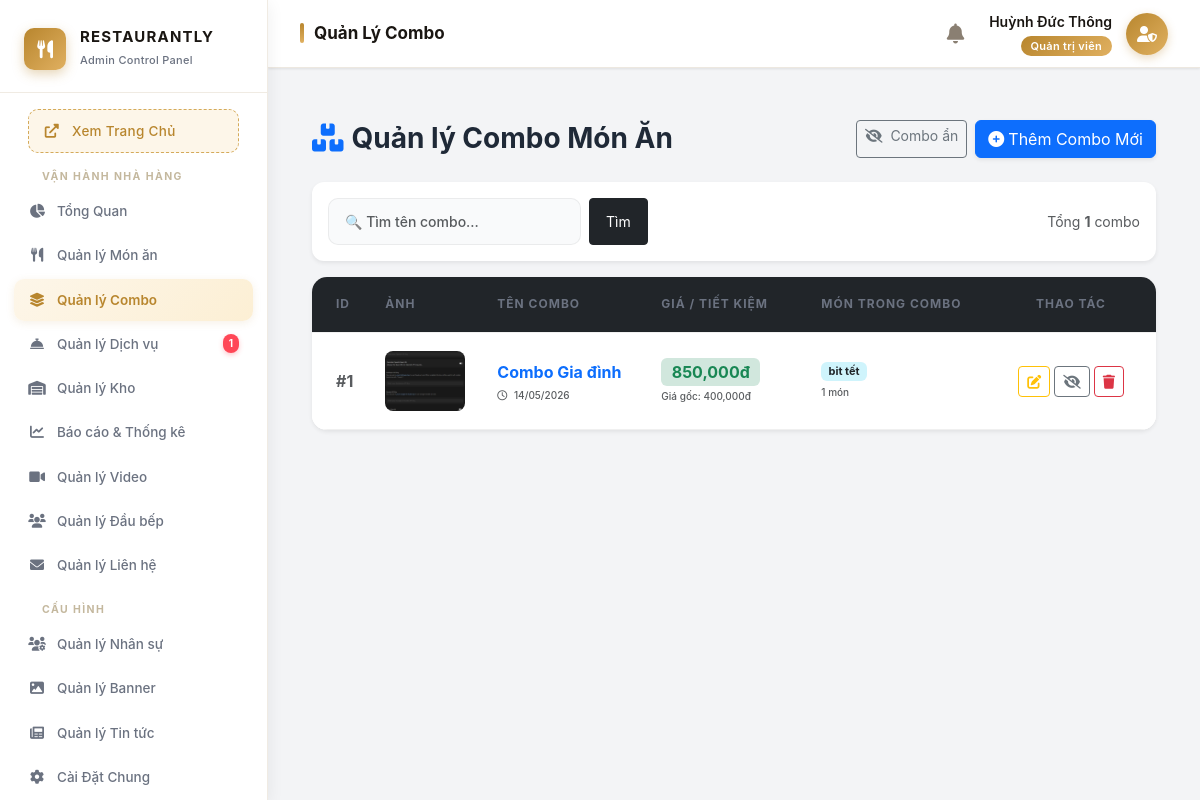
Page /admin/controllers/ComboController.php (signed in) on the earlier database version.
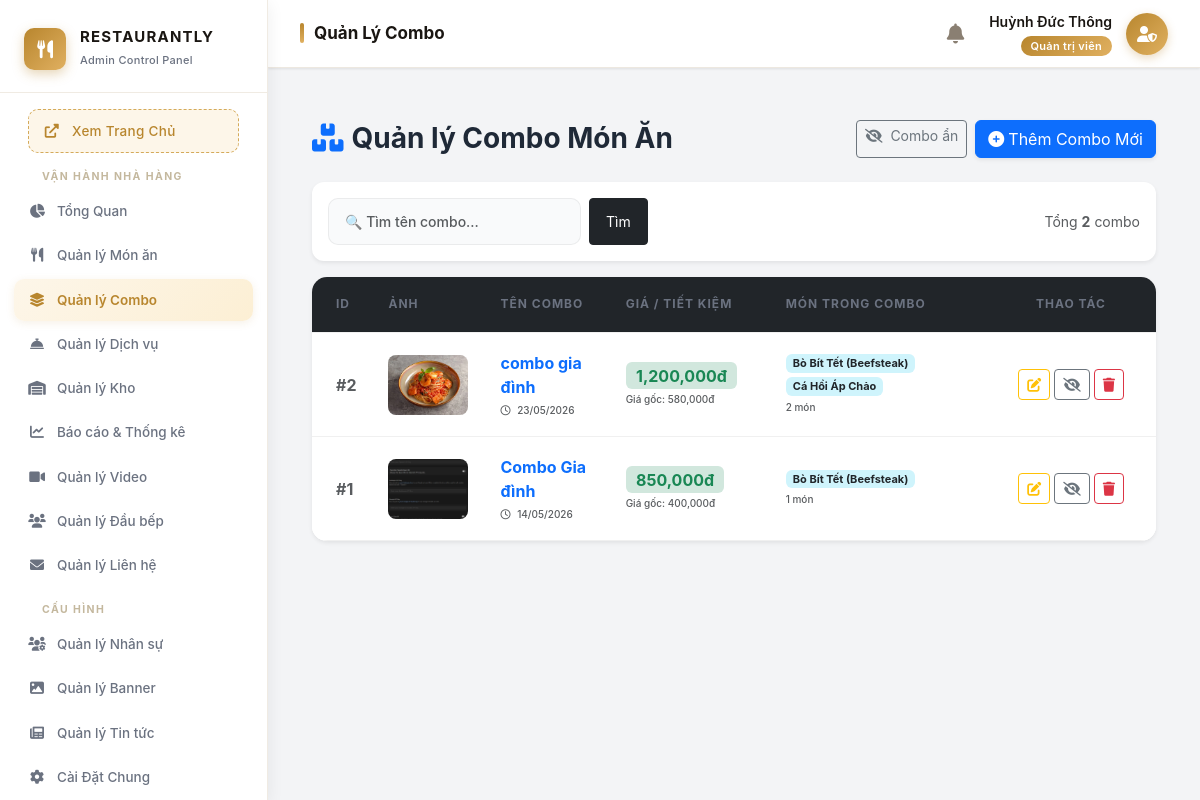
Same page on the later database version.
### tables this page shows
CREATE TABLE `combos` (
  `id` int(11) NOT NULL,
  `name` varchar(255) NOT NULL,
  `description` text DEFAULT NULL,
  `price` decimal(15,2) NOT NULL,
  `image` varchar(255) DEFAULT NULL,
  `status` tinyint(1) DEFAULT 1,
  `is_active` tinyint(1) NOT NULL DEFAULT 1,
  `created_at` timestamp NOT NULL DEFAULT current_timestamp()
);

### admin/controllers/ComboController.php (called while the page is built, shortened)
<?php
$db = (new Database())->getConnection();
$show_hidden = isset($_GET['show_hidden']);
$page        = max(1, (int)($_GET['page'] ?? 1));
$per_page    = 10;
$where_parts = [];
$params      = [];
if (!$show_hidden)   { $where_parts[] = "c.is_active = 1"; }
$where_sql = $where_parts ? 'WHERE ' . implode(' AND ', $where_parts) : '';
$cnt = $db->prepare("SELECT COUNT(*) FROM combos c $where_sql");
$cnt->execute($params);
$total       = (int)$cnt->fetchColumn();
$total_pages = max(1, (int)ceil($total / $per_page));
$page        = min($page, $total_pages);
$offset      = ($page - 1) * $per_page;
$stmt = $db->prepare(
    "SELECT c.*,
        GROUP_CONCAT(f.name ORDER BY f.name SEPARATOR '||') as list_foods,
        COUNT(ci.food_id)   as food_count,
        SUM(f.price)        as total_food_price
     FROM combos c
     LEFT JOIN combo_items ci ON c.id = ci.combo_id
     LEFT JOIN foods f        ON ci.food_id = f.id
     $where_sql
     GROUP BY c.id
     ORDER BY c.id DESC
     LIMIT $per_page OFFSET $offset"
);
$stmt->execute($params);
$rows = $stmt->fetchAll(PDO::FETCH_ASSOC);
include '../../public/admin_layout_header.php';
require_once __DIR__ . '/../views/combo/listcombo.php';

### admin/views/combo/listcombo.php (the view, shortened to what the changed rows need)
<link rel="stylesheet" href="../public/assets/admin/css/admin-style.css">
<div class="container-fluid py-4">
    <div class="card border-0 shadow-sm mb-3 p-3" style="border-radius:12px;">
        <div class="d-flex gap-3 align-items-center flex-wrap justify-content-between">
            <small class="text-muted">
                Tổng <b><?= $total ?></b> combo
            </small>
        </div>
    </div>
    <div class="card shadow-sm border-0 overflow-hidden mb-3" style="border-radius:15px;">
        <table class="table table-hover align-middle mb-0">
            <thead class="table-dark">
                <tr>
                    <th class="ps-4" style="width:50px">ID</th>
                    <th style="width:90px">Ảnh</th>
                    <th>Tên Combo</th>
                    <th style="width:160px">Giá / Tiết kiệm</th>
                    <th>Món trong Combo</th>
                    <th class="text-center" style="width:170px">Thao tác</th>
                </tr>
            </thead>
            <tbody style="background:white;">
                <?php if (empty($rows)): ?>
                <tr>
                    <td colspan="6" class="text-center py-5 text-muted">
                        <i class="fas fa-boxes fa-3x mb-3 d-block opacity-25"></i>
                        <?= $search
                            ? 'Không tìm thấy combo nào khớp với "<b>' . htmlspecialchars($search) . '</b>".'
                            : 'Chưa có combo nào.' ?>
                    </td>
                </tr>
                <?php else: ?>
                <?php foreach ($rows as $row):
                    $is_active       = (int)($row['is_active'] ?? 1);
                    $combo_price     = (float)$row['price'];
                    $total_food_price = (float)($row['total_food_price'] ?? 0);
                    $food_count      = (int)$row['food_count'];
                    $saving_pct  = null;
                    $saving_amt  = null;
                ?>
                <tr class="<?= !$is_active ? 'inactive-row' : '' ?>">
                    <td class="ps-4">
                        <strong class="text-muted">#<?= $row['id'] ?></strong>
                    </td>
                    <td>
                        <?php if (!empty($row['image'])): ?>
                        <img src="../../public/assets/img/combos/<?= htmlspecialchars($row['image']) ?>"
                             class="combo-img"
                             onerror="this.onerror=null;this.src='../../public/assets/img/combos/default.jpg'"
                             alt="<?= htmlspecialchars($row['name']) ?>">
                        <?php endif; ?>
                    </td>
                    <td>
                        <div class="fw-bold text-primary"><?= htmlspecialchars($row['name']) ?></div>
                        <div class="d-flex gap-1 mt-1 flex-wrap">
                            <?php if (!empty($row['created_at'])): ?>
                            <small class="text-muted" style="font-size:10px">
                                <i class="far fa-clock me-1"></i>
                                <?= date('d/m/Y', strtotime($row['created_at'])) ?>
                            </small>
                            <?php endif; ?>
                        </div>
                    </td>
                    <td>
                        <span class="badge bg-success-subtle text-success fs-6 fw-bold">
                            <?= number_format($combo_price) ?>đ
                        </span>
                        <?php if ($saving_pct !== null): ?>
                        <div class="saving-badge <?= $saving_pct < 10 ? 'low' : '' ?>">
                            <i class="fas fa-tag me-1"></i>
                            Tiết kiệm <?= $saving_pct ?>%
                            (<?= number_format($saving_amt) ?>đ)
                        </div>
                        <?php elseif ($total_food_price > 0): ?>
                        <div class="text-muted" style="font-size:10px;margin-top:3px">
                            Giá gốc: <?= number_format($total_food_price) ?>đ
                        </div>
                        <?php endif; ?>
                    </td>
                    <td>
                        <?php if ($row['list_foods']): ?>
                        <div class="d-flex flex-wrap gap-1">
                            <?php foreach (explode('||', $row['list_foods']) as $fn): ?>
                            <span class="badge bg-info-subtle text-dark border-0"
                                  style="font-size:11px;">
                                <?= htmlspecialchars($fn) ?>
                            </span>
                            <?php endforeach; ?>
                        </div>
                        <small class="text-muted mt-1 d-block" style="font-size:10px;">
                            <?= $food_count ?> món
                        </small>
                        <?php else: ?>
                        <span class="text-muted small fst-italic">Chưa có món</span>
                        <?php endif; ?>
                    </td>
                    <td class="text-center pe-3">
                        <div class="d-flex gap-1 justify-content-center">
                            <a href="ComboController.php?action=edit&id=<?= $row['id'] ?>"
                               class="btn btn-sm btn-outline-warning"
                               title="Chỉnh sửa combo">
                                <i class="fas fa-edit"></i>
                            </a>
                            <button type="button"
                                    class="btn btn-sm <?= $is_active ? 'btn-outline-secondary' : 'btn-secondary' ?> btn-toggle-combo"
                                    data-id="<?= $row['id'] ?>"
                                    data-active="<?= $is_active ?>"
                                    title="<?= $is_active ? 'Ẩn combo' : 'Hiện combo' ?>">
                                <i class="fas <?= $is_active ? 'fa-eye-slash' : 'fa-eye' ?>"></i>
                            </button>
                            <button type="button"
                                    class="btn btn-sm btn-outline-danger btn-delete-combo"
                                    data-id="<?= $row['id'] ?>"
                                    data-name="<?= htmlspecialchars($row['name']) ?>"
                                    data-count="<?= $food_count ?>"
                                    title="Xóa combo">
                                <i class="fas fa-trash"></i>
                            </button>
                        </div>
                    </td>
                </tr>
                <?php endforeach; ?>
                <?php endif; ?>
            </tbody>
        </table>
    </div>
</div>

### public/admin_layout_header.php (shortened to what the changed rows need)
<?php
if (!function_exists('isActive')) {
    function isActive($path)
    {
        $uriPath = parse_url($_SERVER['REQUEST_URI'] ?? '', PHP_URL_PATH) ?? '';
        if (strpos($path, '/') === false) {
            return (basename($uriPath) === $path) ? 'active' : '';
        }
        return (strpos($uriPath, $path) !== false) ? 'active' : '';
    }
}
$pending_services_count = 0;
try {
    if (isset($db)) {
        $stmt_ps = $db->query("SELECT COUNT(*) FROM service_bookings WHERE status = 'Pending'");
        $pending_services_count = (int)$stmt_ps->fetchColumn();
    }
} catch (Exception $e) {
    $low_stock_count = $expiry_count = $total_alerts = 0;
}
?>
<!DOCTYPE html>
<html lang="vi">
<head>
    <link href="https://cdn.jsdelivr.net/npm/bootstrap@5.3.0/dist/css/bootstrap.min.css" rel="stylesheet">
    <link rel="stylesheet" href="https://cdnjs.cloudflare.com/ajax/libs/font-awesome/6.0.0/css/all.min.css">
</head>
<body>
    <aside class="admin-sidebar">
        <div class="sidebar-brand">
            <div class="brand-text">
                <h2>RESTAURANTLY</h2>
            </div>
        </div>
        <div class="menu-scroll">
            <ul class="menu-list">
                <li class="<?= isActive('manage_services.php') ?>">
                    <a href="/restaurant-project/admin/controllers/manage_services.php">
                        <i class="fas fa-concierge-bell"></i>
                        <span>Quản lý Dịch vụ</span>
                        <?php if ($pending_services_count > 0): ?>
                            <span class="badge-notify"><?= $pending_services_count ?></span>
                        <?php endif; ?>
                    </a>
                </li>
        </ul>
    </aside>
    <div class="main-wrapper">
        <div class="content-area">

Differences in the rows shown:
added combos: id "2", image (picture), name "combo gia đình", created_at "23/05/2026", price "1,200,000", total_food_price "580,000", fn "Bò Bít Tết (Beefsteak)", fn "Cá Hồi Áp Chảo", food_count "2", is_active 1 (drawn), shown under "Quản lý Combo Món Ăn"
computed for combos "Combo Gia đình": fn "bit tết" → "Bò Bít Tết (Beefsteak)"
Other differences:
$total: "1" → "2"
$pending_services_count: "1" → (not shown)
